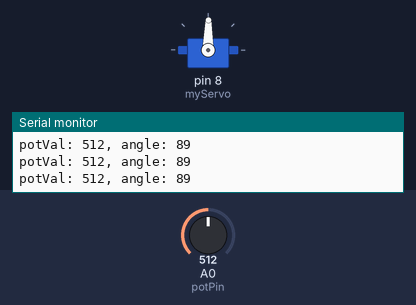
The sketch below on a simulated Arduino Uno, built with avr-gcc and run on an emulated ATmega328P. On the bench: servo, the last lines printed to the serial monitor. Inputs (shaded band) come from the test bench; at power-on: A0 (potPin) = 512.

Above: at 1.2 s.
1.3 s: A0 (potPin) set to 559
At 2.4 s:
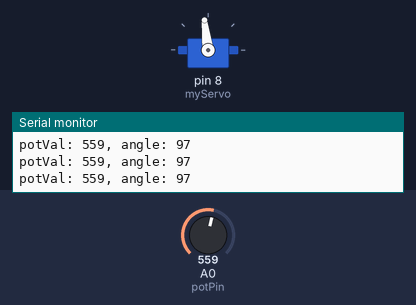
4.3 s: A0 (potPin) set to 583
At 5.5 s:
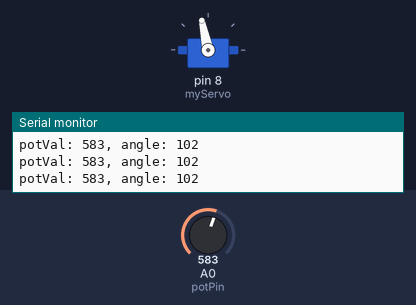
5.8 s: A0 (potPin) set to 306
At 7.0 s:
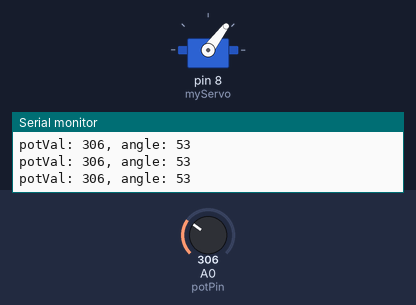
7.3 s: A0 (potPin) set to 716
At 8.2 s:
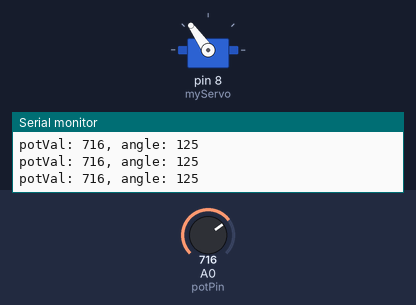
8.8 s: A0 (potPin) set to 0
At 9.8 s:
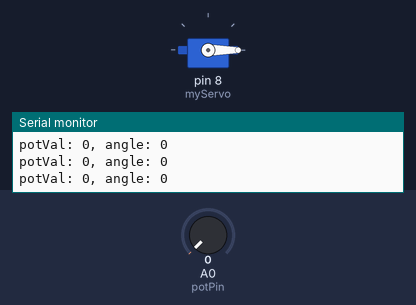
10.3 s: A0 (potPin) set to 8
At 11.2 s:
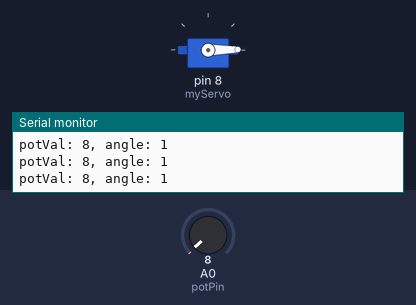
13.3 s: A0 (potPin) set to 11
Timing chart, 0 to 16.3 s (numbered marks = the images above; inputs shaded):
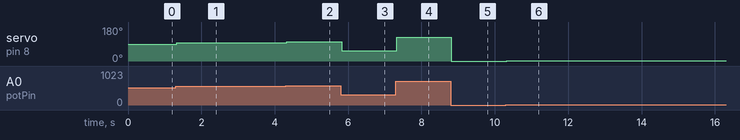

The sketch:

Servo_Stuff.ino
```cpp
//Mathew is kool

#include <Servo.h>

Servo myServo;

int const potPin = A0;
int potVal;
int angle;

void setup() {
  myServo.attach(8);
  Serial.begin(9600);
}

void loop() {
  potVal = analogRead(potPin);
  Prints();
 // Serial.print("potVal: ");
 // Serial.print(potVal);
  angle = map(potVal, 0, 1023, 0, 179);
 // Serial.print(",angle: ");
 // Serial.println(angle);
  myServo.write(angle);
  delay(15);
}

void Prints(){
  Serial.print("potVal: ");
  Serial.print(potVal);
  Serial.print(", angle: ");
  Serial.println(angle);


}
```

Measured:
- after the input at 1.3 s, servo on pin 8 (myServo): 89° → 97° at once
- after the input at 4.3 s, servo on pin 8 (myServo): 97° → 102° at once
- after the input at 5.8 s, servo on pin 8 (myServo): 102° → 53° at once
- after the input at 7.3 s, servo on pin 8 (myServo): 53° → 125° at once
- after the input at 8.8 s, servo on pin 8 (myServo): 125° → 0° at once
- after the input at 10.3 s, servo on pin 8 (myServo): 0° → 1° at once
